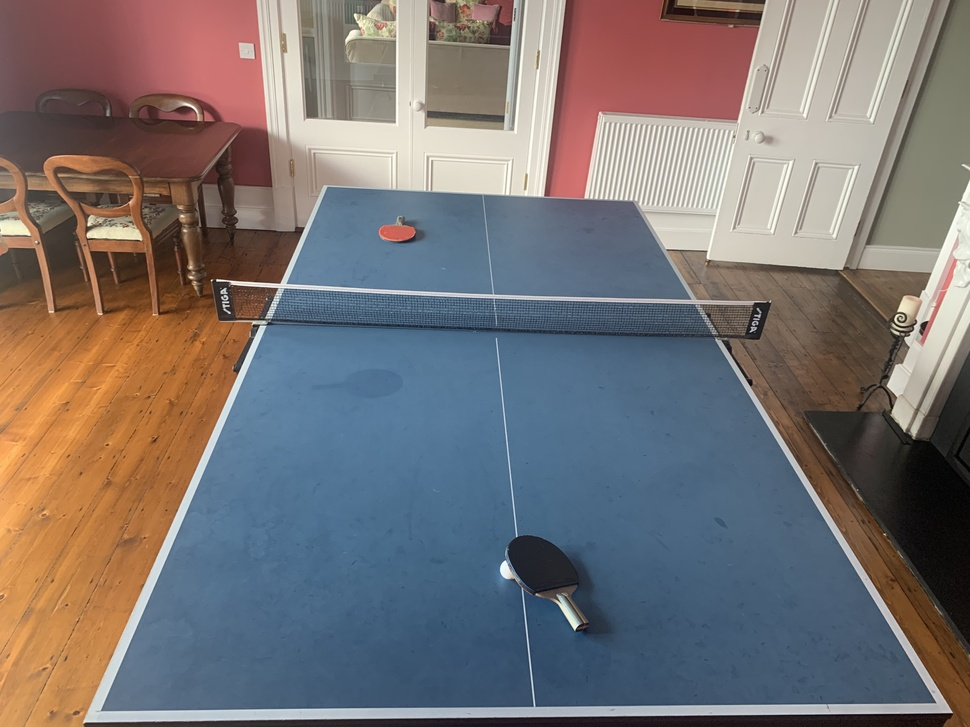
#> input picture python_vision_practise/Table4.jpg, 970 x 727 px, shrunk from 4032 x 3024 before the run, found by its file name
$ python table_color_masks.py
#> lines starting #> are read from the running program, lines starting #| are printed output that depends on the picture; after the words box and inside, x2 and y2 are one past the last pixel; in counts of white or black regions, pixels touching at a corner belong together
#> further down, img is the input picture: shape (727, 970, 3); mean B, G, R 114.8, 114.9, 120.7
# this attempt used color masks for the color white and blue

import cv2
import numpy as np

# opt 1= orange_mask, 2= just mask
def perform_orange_mask(img,opt):
    # Define the blue color range in HSV format
    orange_lower = np.array([15, 100, 100])
    orange_upper = np.array([30, 255, 255])

    # Convert the input image to HSV color space
    hsv = cv2.cvtColor(img, cv2.COLOR_BGR2HSV)

    # Create a mask for the blue color
    mask = cv2.inRange(hsv, orange_lower, orange_upper)

    # Perform dilations and erosions on the mask
    mask = cv2.erode(mask, None, iterations=2)
    mask = cv2.dilate(mask, None, iterations=2)

    # Apply the mask to the original image
    orange_masked_image = cv2.bitwise_and(img, img, mask=mask)

    if(opt == 1) : return orange_masked_image;
    if(opt == 2) : return mask;

def perform_blue_mask(img):
    # Define the blue color range in HSV format
    blue_lower = np.array([100, 40, 30])
    blue_upper = np.array([130, 255, 255])

    # Convert the input image to HSV color space
    hsv = cv2.cvtColor(img, cv2.COLOR_BGR2HSV)
#> hsv: shape (727, 970, 3); mean H, S, V 59.4, 90.2, 142.4

    # Create a mask for the blue color
    mask = cv2.inRange(hsv, blue_lower, blue_upper)
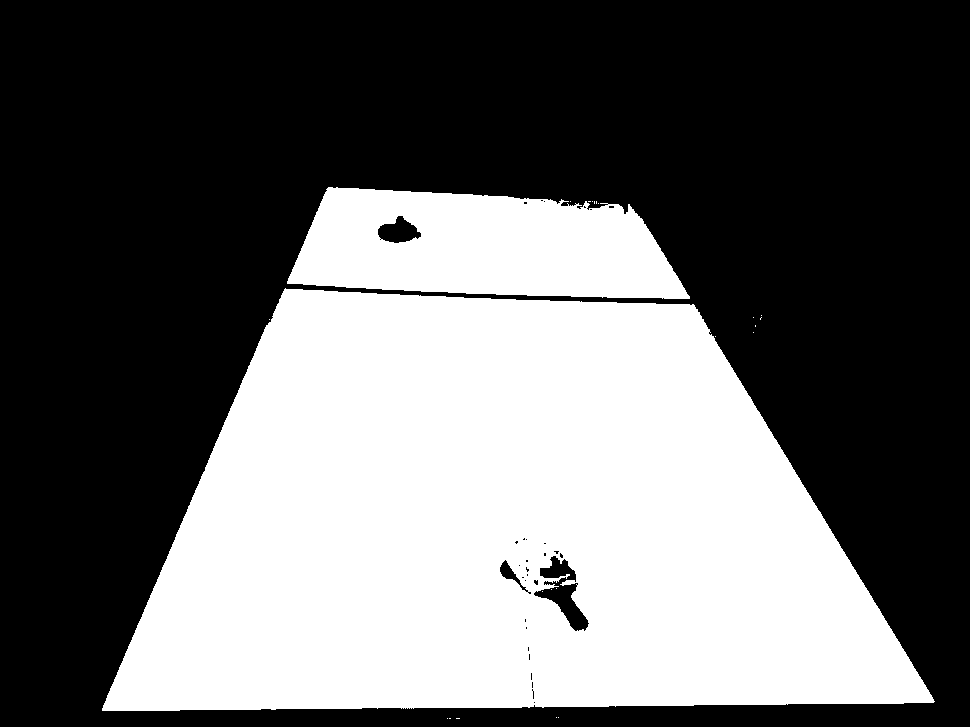
#> mask: shape (727, 970); 40.7% white; 23 white regions (21 under 20 px), largest, box (x1, y1, x2, y2) and area: (102, 288, 935, 711) 253522, (287, 187, 690, 299) 33628

    # Perform dilations and erosions on the mask
    mask = cv2.erode(mask, None, iterations=2)
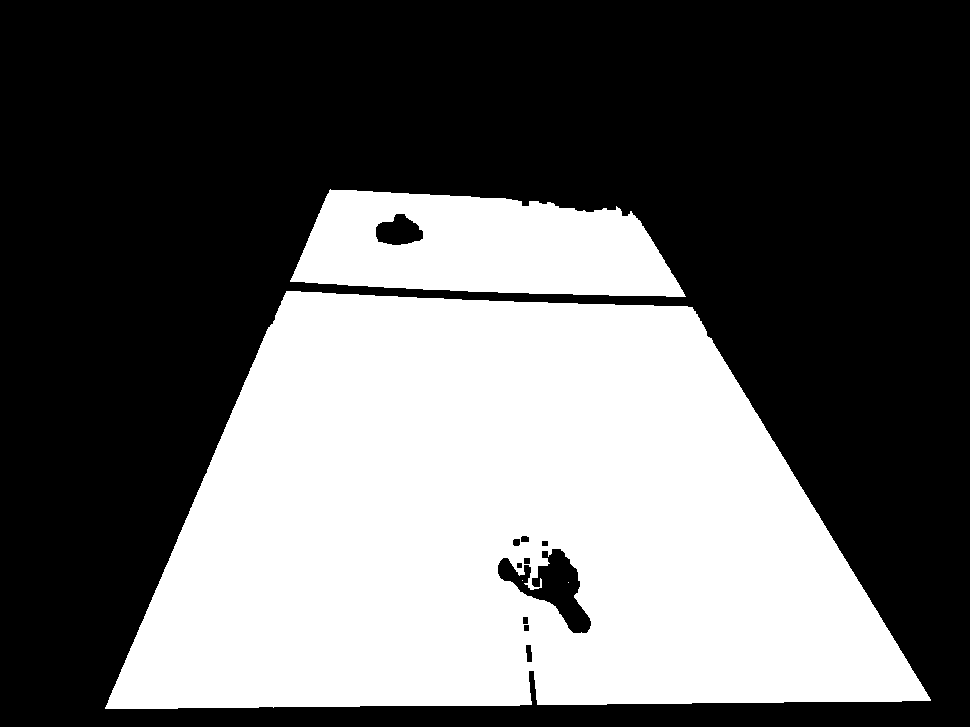
#> mask: shape (727, 970); 39.4% white; 4 white regions (2 under 20 px), largest, box (x1, y1, x2, y2) and area: (105, 291, 931, 709) 246722, (290, 189, 686, 297) 31054
    mask = cv2.dilate(mask, None, iterations=2)
#> mask: shape (727, 970); 40.7% white; 3 white regions, box (x1, y1, x2, y2) and area: (103, 289, 933, 711) 253220, (288, 187, 688, 299) 33466, (566, 580, 571, 585) 25

    # Apply the mask to the original image
    blue_masked_image = cv2.bitwise_and(img, img, mask=mask)
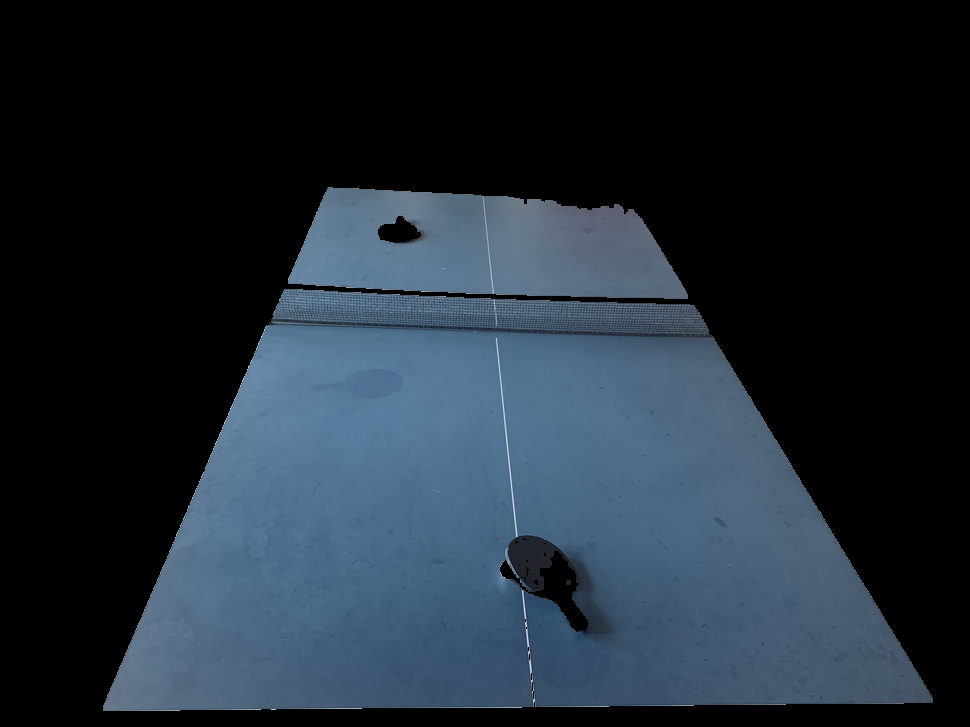
#> blue_masked_image: shape (727, 970, 3); mean B, G, R 52.6, 42.1, 31.3

    return blue_masked_image

def create_white_mask(image):

    # Convert the image to grayscale
    gray_image = cv2.cvtColor(image, cv2.COLOR_BGR2GRAY)
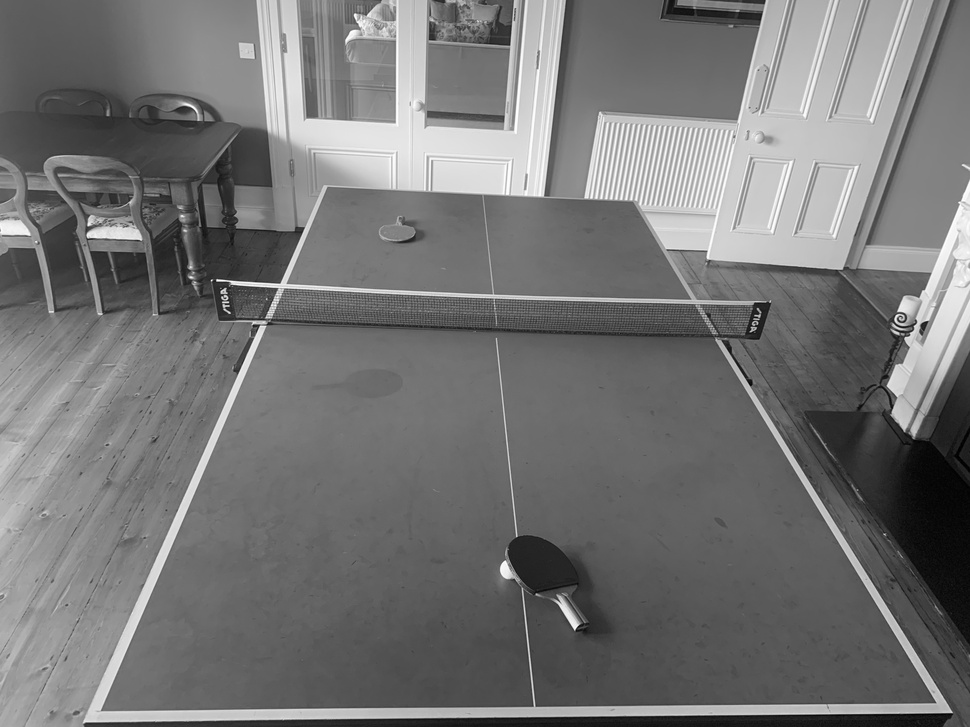
#> gray_image: shape (727, 970); min 0, max 254, mean 116.6

    # Apply a threshold to create a binary image
    _, binary_image = cv2.threshold(gray_image, 150, 255, cv2.THRESH_BINARY)
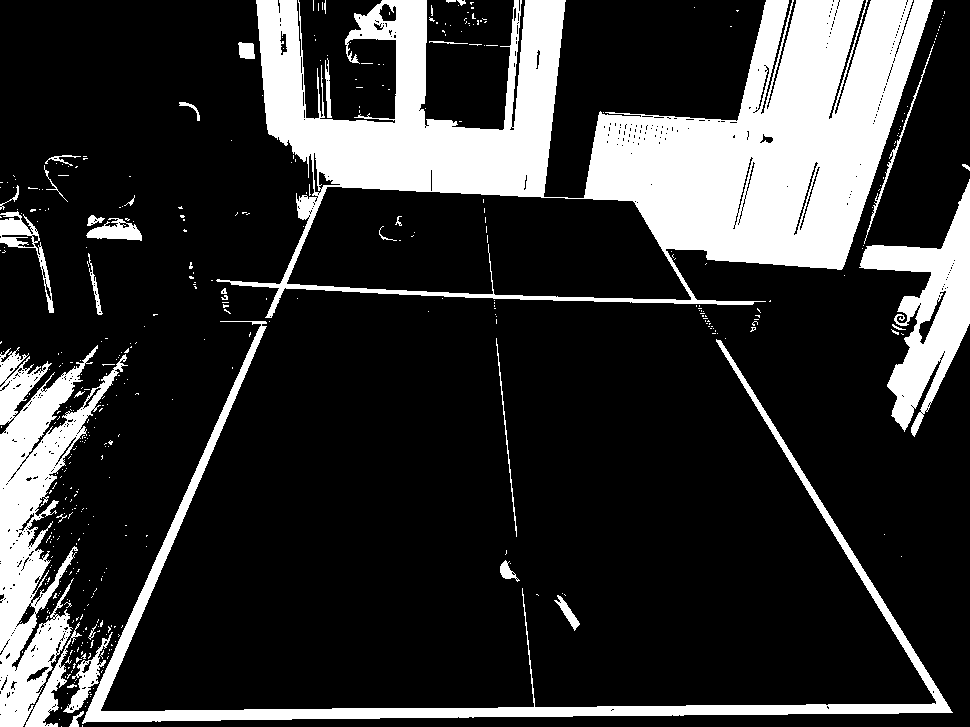
#> binary_image: shape (727, 970); 20.4% white; 451 white regions (416 under 20 px), largest, box (x1, y1, x2, y2) and area: (216, 0, 933, 318) 90422, (0, 345, 128, 727) 19739, (82, 321, 953, 724) 15723

    # Invert the binary image (optional, if you want white elements to be white)
    inverted_binary_image = cv2.bitwise_not(binary_image)

    return binary_image  # Return the white elements mask


image_path = '../../tables/Table4.jpg'
img = cv2.imread(image_path)
blue_mask = perform_blue_mask(img)
white_mask  = create_white_mask(img)

cv2.imshow("blue_mask", blue_mask)
cv2.imshow("white_mask",white_mask)


cv2.waitKey(0)
cv2.destroyAllWindows()
